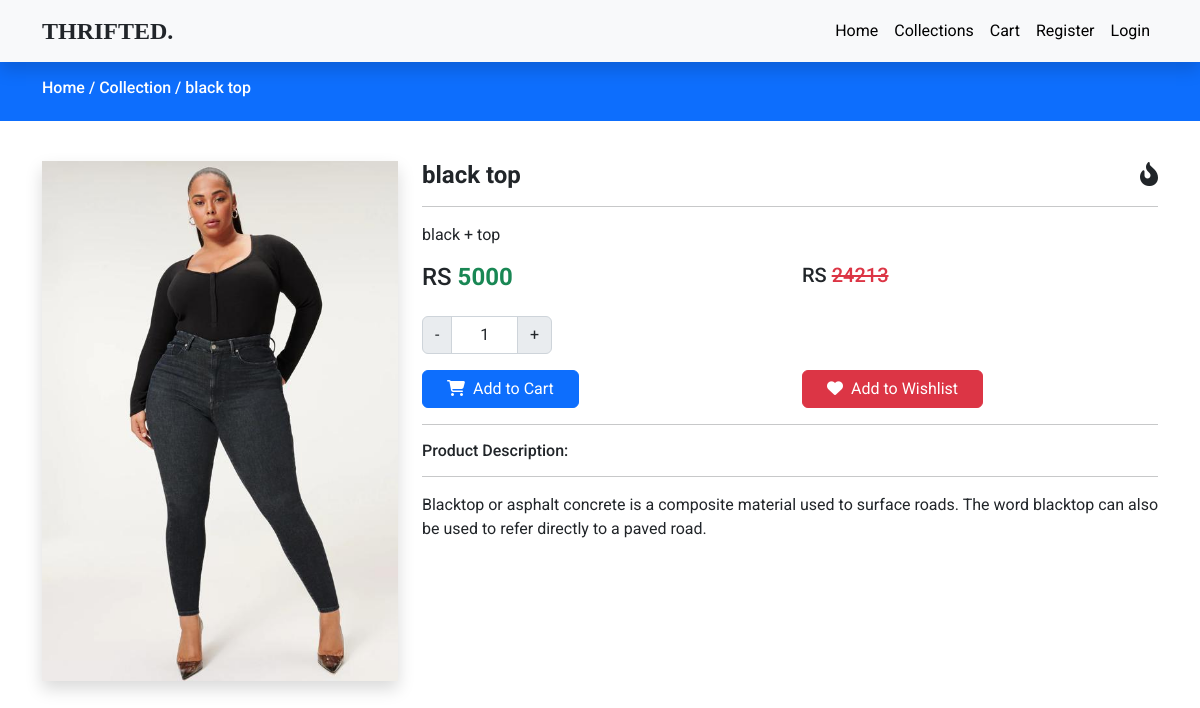
Screenshot of /product-view.php?product=black top with the database file from the repository.
### tables this page shows
CREATE TABLE `products` (
  `id` int(11) NOT NULL,
  `category_id` int(11) NOT NULL,
  `name` varchar(255) NOT NULL,
  `slug` varchar(255) NOT NULL,
  `small_description` mediumtext NOT NULL,
  `description` mediumtext NOT NULL,
  `original_price` int(11) NOT NULL,
  `selling_price` int(11) NOT NULL,
  `image` varchar(255) NOT NULL,
  `qty` int(11) NOT NULL,
  `status` tinyint(4) NOT NULL,
  `trending` tinyint(4) NOT NULL,
  `meta_title` varchar(255) NOT NULL,
  `meta_keywords` mediumtext NOT NULL,
  `meta_description` mediumtext NOT NULL,
  `created_at` timestamp NOT NULL DEFAULT current_timestamp()
);

### functions/userfunctions.php (called while the page is built, shortened)
<?php
include('config/dbcon.php');
function getSlugActive($table , $slug){
  global $con;
  $query = "SELECT * FROM $table WHERE slug = '$slug' AND status = '0' LIMIT 1";
return  $query_run = mysqli_query($con, $query);
}
?>

### product-view.php (the view)
<?php
include('functions/userfunctions.php');
include('includes/header.php');
if(isset($_GET['product']))
{
    $product_slug = $_GET['product'];
    $product_data = getSlugActive("products",$product_slug);
    $product = mysqli_fetch_array($product_data);
    if($product)
    { ?>
        <div class="py-3 bg-primary">
            <div class="container">
                <h6 class="text-white">
                <a class="text-white text-decoration-none" href="index.php">Home /</a>
                <a class="text-white text-decoration-none" href="categories.php">
                Collection /
                </a>
             <?= $product['name'] ?></h6>
            </div>
        </div>
        <div class="br-light py-4">
            <div class="container product_data mt-3">
                <div class="row">
                    <div class="col-md-4">
                        <div class="shadow">
                          <img src="uploads/<?= $product['image']; ?>" alt="Product Image" srcset="" class="w-100">
                        </div>
                    </div>
                    <div class="col-md-8">
                        <h4 class="fw-bold"><?= $product['name']; ?>
                            <span class="float-end  "><?php if($product['trending']){ ?><i class="fas fa-fire-alt"></i> <?php } ?></span>
                        </h4>
                        <hr>
                        <p><?= $product['small_description']; ?></p>
                        <div class="row">
                        <div class="col-md-6">
                            <h4>RS <span class="text-success fw-bold"> <?= $product['selling_price']; ?></span></h4>
                            </div>
                            <div class="col-md-6">
                            <h5>RS <s class="text-danger"> <?= $product['original_price']; ?></s></h5>
                            </div>
                        </div>
                            <div class="row mt-3">
                                <div class="col-md-4">
                                        <div class="input-group mb-3" style="width: 130px;">
                                            <button class="input-group-text decrement-btn">-</button>
                                            <input type="text" class="form-control bg-white text-center input-qty" value="1" disabled>
                                            <button class="input-group-text increment-btn">+</button>
                                        </div>
                                </div>
                            </div>
                            <div class="row ">
                            <div class="col-md-6">
                             <button class="btn btn-primary px-4 addToCartBtn" value="<?= $product['id']; ?>"><i class="fa fa-shopping-cart me-2"></i>Add to Cart</button>
                            </div>
                            <div class="col-md-6">
                              <button class="btn btn-danger px-4"><i class="fa fa-heart me-2"></i>Add to Wishlist</button>
                            </div>
                        </div>
                        <hr>
                        <h6>Product Description:</h6>
                        <hr>
                        <p><?= $product['description']; ?></p>
                    </div>
                </div>
            </div>
        </div>
  <?php  }
    else
    {
        echo "Something went wrong";
    }
}
else
{
    echo "Something went wrong";
}
include('includes/footer.php');

### assets/css/custom.css (style rules this page uses)
* { font-family: 'Roboto', sans-serif; }
a { text-decoration: none; }

### rows the page displays
products: name "black top", image (picture), small_description "black + top", selling_price "5000", original_price "24213", description "Blacktop or asphalt concrete is a composite material used to surface roads. The word blacktop can also be used to refer directly to a paved road."
